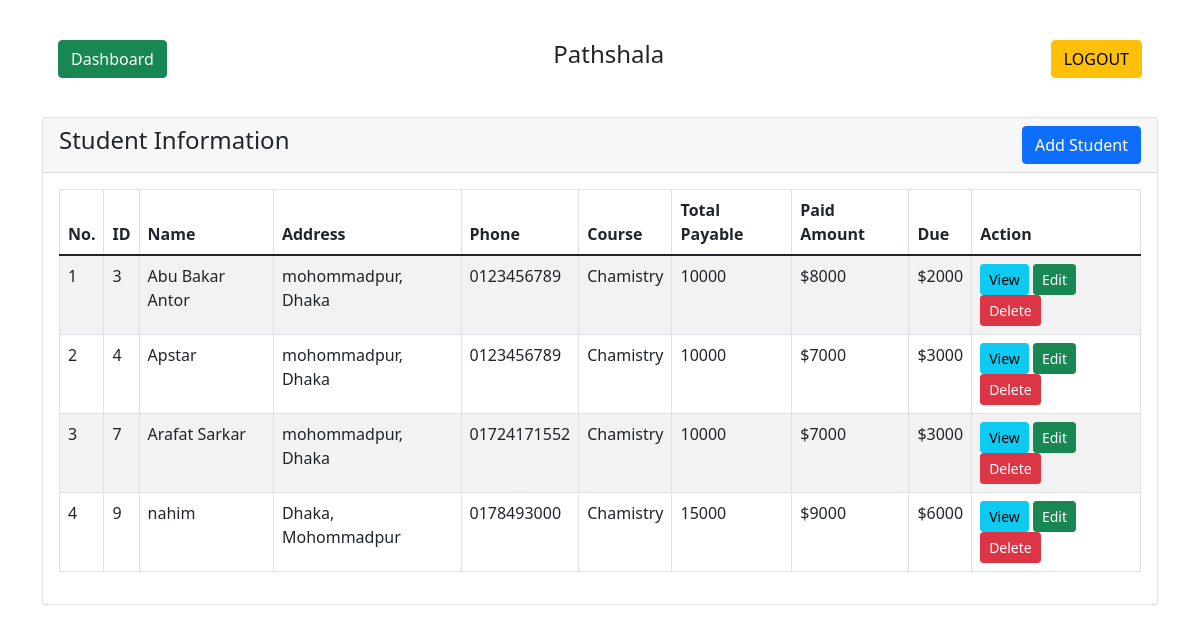
Page /students.php (signed in) on the committed database.
### tables this page shows
CREATE TABLE `students` (
  `id` int(11) NOT NULL,
  `name` varchar(255) NOT NULL,
  `address` varchar(255) NOT NULL,
  `phone` varchar(255) NOT NULL,
  `course` varchar(255) NOT NULL,
  `total_payment` varchar(255) NOT NULL,
  `status` enum('1','0') NOT NULL DEFAULT '1',
  `date_time` datetime NOT NULL DEFAULT current_timestamp()
);

### students.php (the view, shortened to what this page needs)
<?php
  if (isset($_SESSION['user_id']) && isset($_SESSION['user_username'])) {
?>
<!doctype html>
<html lang="en">
  <head>
    <link href="https://cdn.jsdelivr.net/npm/bootstrap@5.1.3/dist/css/bootstrap.min.css" rel="stylesheet">
    <link rel="stylesheet" href="//cdn.jsdelivr.net/npm/alertifyjs@1.13.1/build/css/alertify.min.css"/>
</head>
<body>
<div class="container mt-4">
    <div class="row">
        <div class="col-md-12">
		<div class="card-body">
                    <h4 class="text-center">Pathshala
                        <a href="index.php" class="btn btn-success float-start mr">Dashboard</a>
						<a href="logout.php" class="btn btn-warning float-end">LOGOUT</a>
                    </h4>
                </div>
				<br />
            <div class="card">
                <div class="card-header">
                    <h4>Student Information
                        <button type="button" class="btn btn-primary float-end" data-bs-toggle="modal" data-bs-target="#studentAddModal">
                            Add Student
                        </button>
                    </h4>
                </div>
                <div class="card-body">
                    <table id="myTable" class="table table-bordered table-striped">
                        <thead>
                            <tr>
                                <th>No.</th>
                                <th>ID</th>
                                <th>Name</th>
                                <th>Address</th>
                                <th>Phone</th>
                                <th>Course</th>
                                <th>Total Payable</th>
                                <th>Paid Amount</th>
								<th>Due</th>
                                <th>Action</th>
                            </tr>
                        </thead>
                        <tbody>
                            <?php
                            $query = "SELECT * FROM students";
                            $query_run = mysqli_query($con, $query);
                            if(mysqli_num_rows($query_run) > 0)
                            {
                                $i = 1;
                                foreach($query_run as $student)
                                {
                                    ?>
                                    <tr>
                                        <td><?= $i ?></td>
                                        <td><?= $student['id'] ?></td>
                                        <td><?= $student['name'] ?></td>
                                        <td><?= $student['address'] ?></td>
                                        <td><?= $student['phone'] ?></td>
                                        <td><?= $student['course'] ?></td>
                                        <td><?= $student['total_payment'] ?></td>
                                        <td>
                                        <?php
                                        $sid =  $student['id'] ;
										$query = "SELECT SUM(amount) FROM payment
                                        where s_id =  $sid";
										$query_run = mysqli_query($con, $query);
										while($amount = mysqli_fetch_array($query_run))
										{
                                            if($amount['SUM(amount)'] <= 0)
                                            {
                                                echo "$0";
                                            }
                                            else
                                            {
                                                echo '$'.$amount['SUM(amount)'];
                                            }
										}
									    ?>
                                        </td>
                                        <td>
                                        <?php
                                        $sid =  $student['id'] ;
										$query = "SELECT SUM(total_payment) FROM students
                                        where id =  $sid";
										$query_run = mysqli_query($con, $query);
										while($total_payment = mysqli_fetch_array($query_run))
										{
                                         $calculate = $total_payment['SUM(total_payment)'];
                                         $query = "SELECT SUM(amount) FROM payment
                                         where s_id =  $sid";
                                         $query_run = mysqli_query($con, $query);
                                         while($amount = mysqli_fetch_array($query_run))
                                         {
                                          $payable = $amount['SUM(amount)'];
                                          $totalsum = $calculate - $payable;
                                          echo '$'.$totalsum;
                                         }
										}
									    ?>
                                        </td>
                                        <td>
                                            <button type="button" value="<?=$student['id'];?>" class="viewStudentBtn btn btn-info btn-sm">View</button>
                                            <button type="button" value="<?=$student['id'];?>" class="editStudentBtn btn btn-success btn-sm">Edit</button>
                                            <button type="button" value="<?=$student['id'];?>" class="deleteStudentBtn btn btn-danger btn-sm">Delete</button>
                                        </td>
                                    </tr>
                                    <?php
                                    $i++;
                                }
                            }
                            ?>
                        </tbody>
                    </table>
                </div>
            </div>
        </div>
    </div>
</div>
</body>
</html>
<?php
}else {
   header("Location: login.php");
}
 ?>

### rows in the picture
students: id "3", name "Abu Bakar Antor", address "mohommadpur, Dhaka", phone "0123456789", course "Chamistry", total_payment "10000", SUM "8000", totalsum "2000"
students: id "4", name "Apstar", address "mohommadpur, Dhaka", phone "0123456789", course "Chamistry", total_payment "10000", SUM "7000", totalsum "3000"
students: id "7", name "Arafat Sarkar", address "mohommadpur, Dhaka", phone "01724171552", course "Chamistry", total_payment "10000", SUM "7000", totalsum "3000"
students: id "9", name "nahim", address "Dhaka, Mohommadpur", phone "0178493000", course "Chamistry", total_payment "15000", SUM "9000", totalsum "6000"
